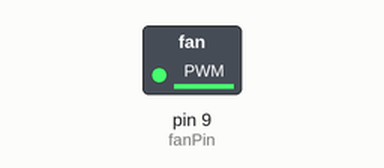
Simulated run of this sketch. Board: Arduino Uno, built with avr-gcc and run on an emulated ATmega328P. Parts: switched loads named in the sketch (green lamp = pin HIGH). What the sketch prints to the serial monitor is not drawn.

Above: at 0.1 s.
Timing chart, 0 to 1.6 s (numbered marks = the images above):
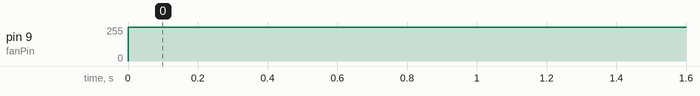

Measured:
- by itself, pin 9 (fanPin): 0/255 → 253/255 at 0.00 s

The sketch:

timer2.ino
```cpp
#include <TimerOne.h>

// This example creates a PWM signal with 25 kHz carrier.
//
// Arduino's analogWrite() gives you PWM output, but no control over the
// carrier frequency.  The default frequency is low, typically 490 or
// 3920 Hz.  Sometimes you may need a faster carrier frequency.
//
// The specification for 4-wire PWM fans recommends a 25 kHz frequency
// and allows 21 to 28 kHz.  The default from analogWrite() might work
// with some fans, but to follow the specification we need 25 kHz.
//
// http://www.formfactors.org/developer/specs/REV1_2_Public.pdf
//
// Connect the PWM pin to the fan's control wire (usually blue).  The
// board's ground must be connected to the fan's ground, and the fan
// needs +12 volt power from the computer or a separate power supply.

const int fanPin = 9;
const int sd = 7;
void setup(void)
{
  Timer1.initialize(20);  // 40 us = 25 kHz  ,20 for 50kHz
  Serial.begin(9600);
  digitalWrite(sd,HIGH);
}

void loop(void)
{     float dutyCycle =99 ;
  // slowly increase the PWM fan speed
  //
 // for (float dutyCycle = 0.0; dutyCycle < 100.0; dutyCycle++) {
        Serial.print("PWM Fan, Duty Cycle = ");
        Serial.println(dutyCycle);
          Timer1.pwm(fanPin, (dutyCycle / 100) * 1023);
          //Serial.println(x);
         // delay(500);
        // }
}
```
